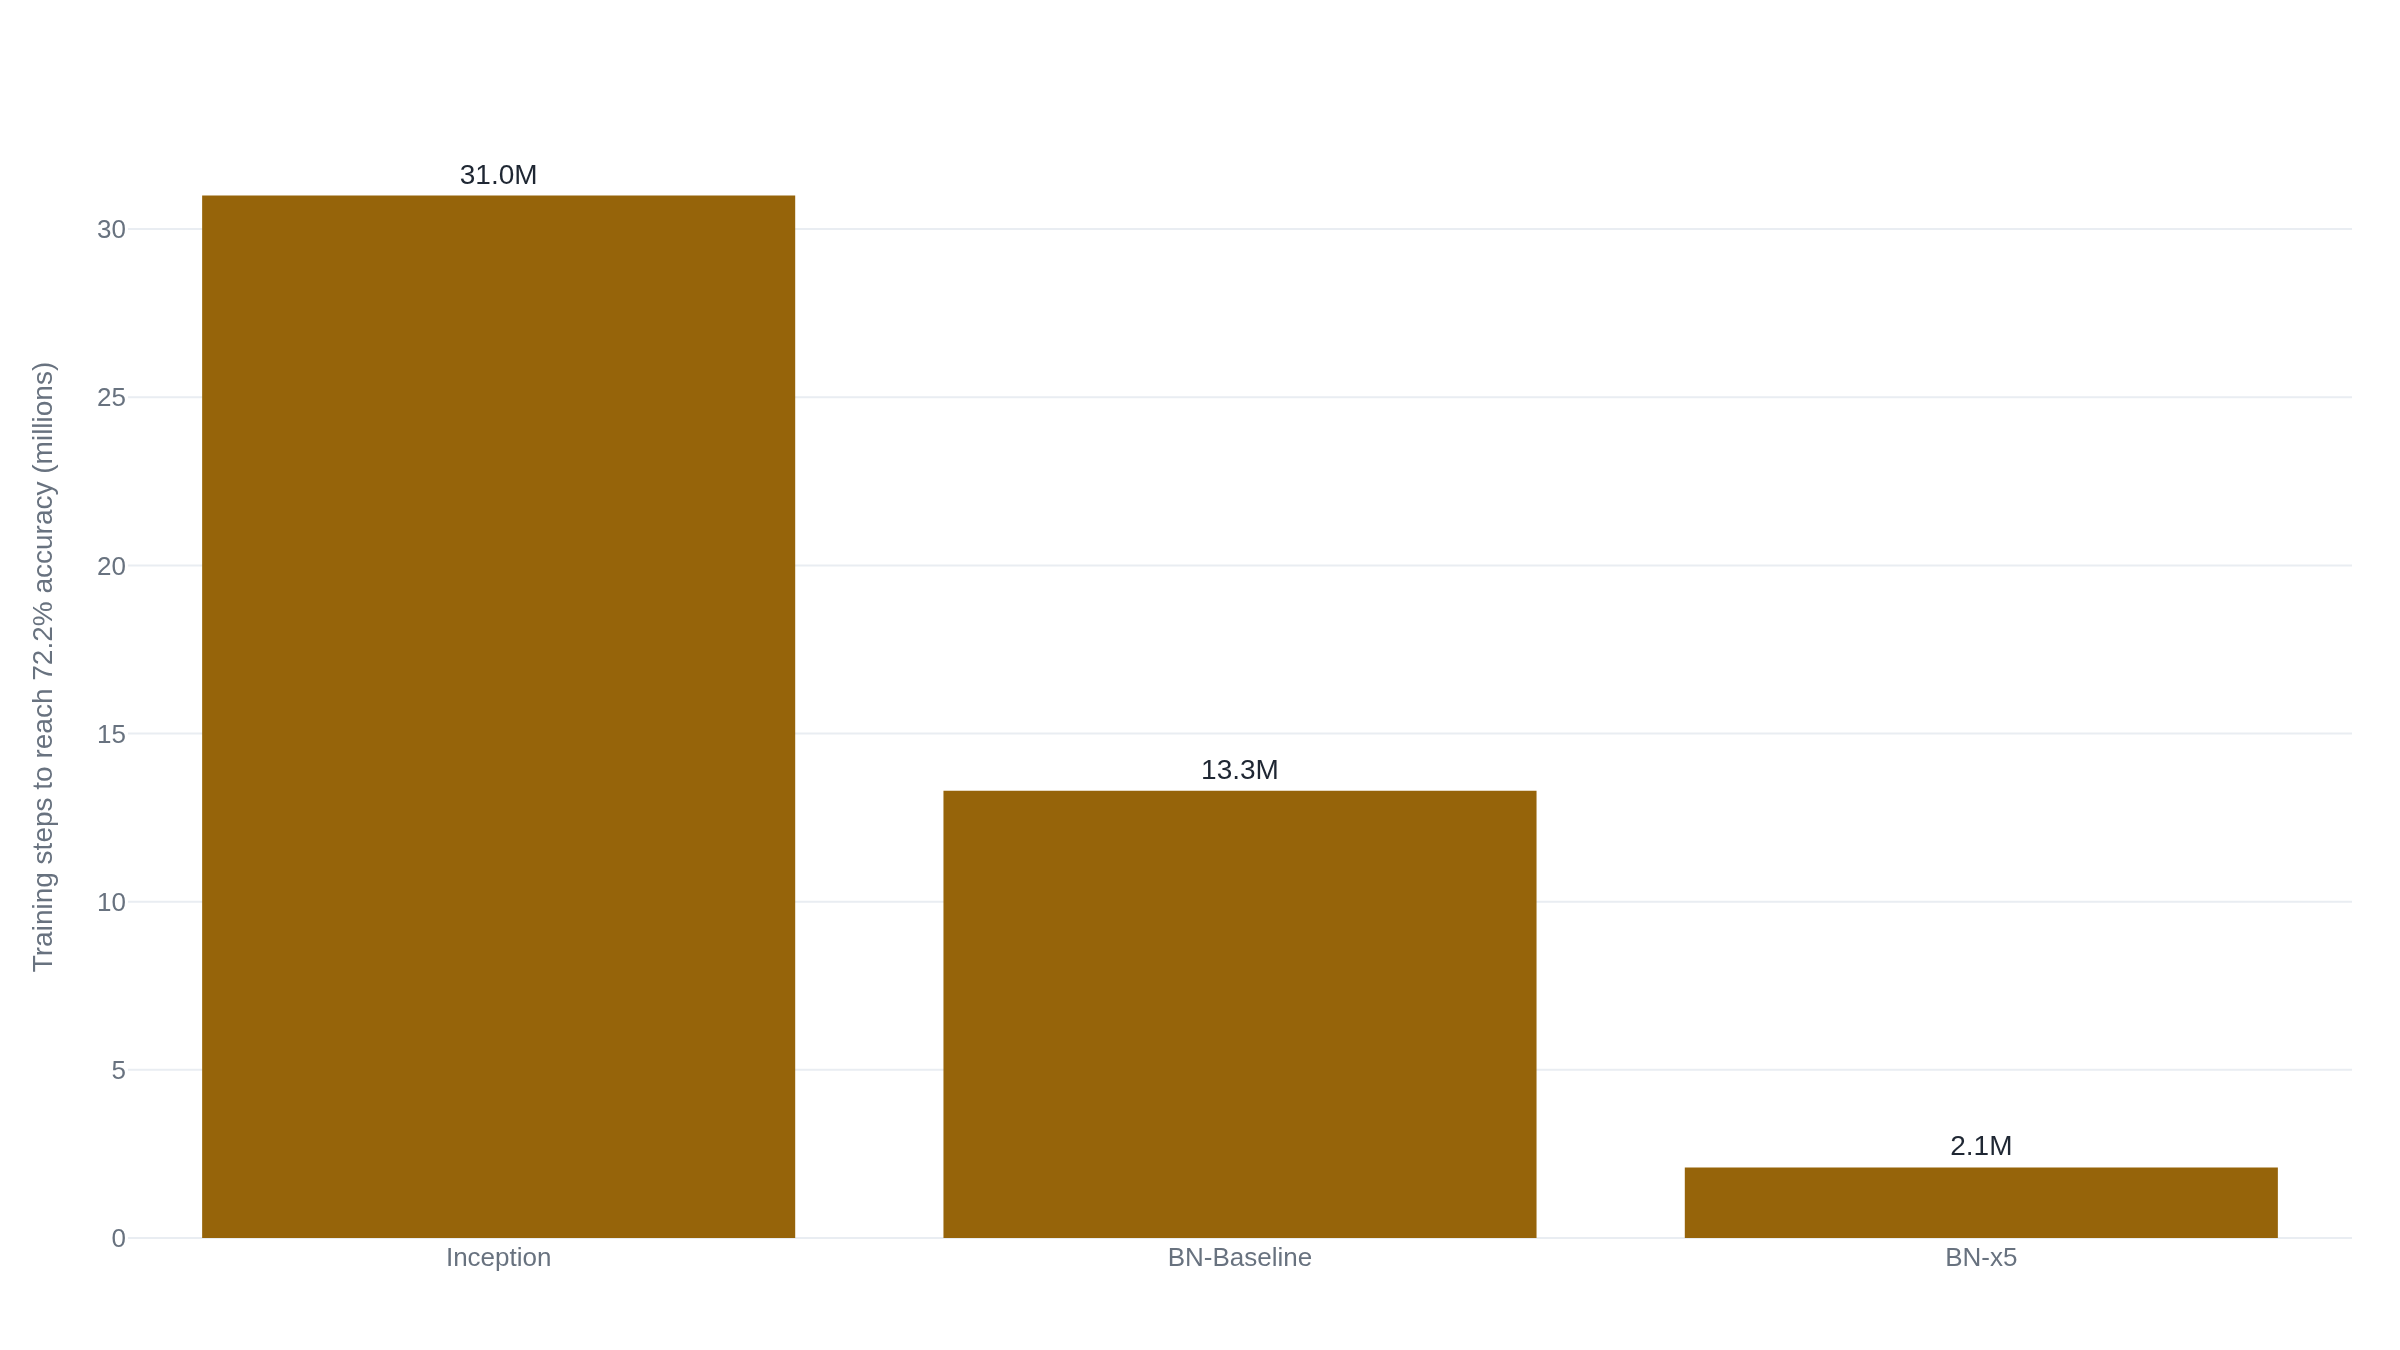

The script that drew this image:
import plotly.graph_objects as go

# Source: Ioffe & Szegedy 2015, "Batch Normalization: Accelerating Deep
# Network Training by Reducing Internal Covariate Shift" (arXiv:1502.03167),
# Sec. 4.2.2 / Fig. 3. Training steps needed to reach Inception's own
# published top-5-complement accuracy of 72.2% on ImageNet (single crop).
# Every value is read directly from the paper's reported figures; none is
# fitted or estimated.
models = ["Inception", "BN-Baseline", "BN-x5"]
steps_millions = [31.0, 13.3, 2.1]

fig = go.Figure()
fig.add_trace(
    go.Bar(
        name="Steps to 72.2% accuracy",
        x=models,
        y=steps_millions,
        text=[f"{v}M" for v in steps_millions],
        textposition="outside",
    )
)
fig.update_layout(
    yaxis_title="Training steps to reach 72.2% accuracy (millions)",
    showlegend=False,
)
